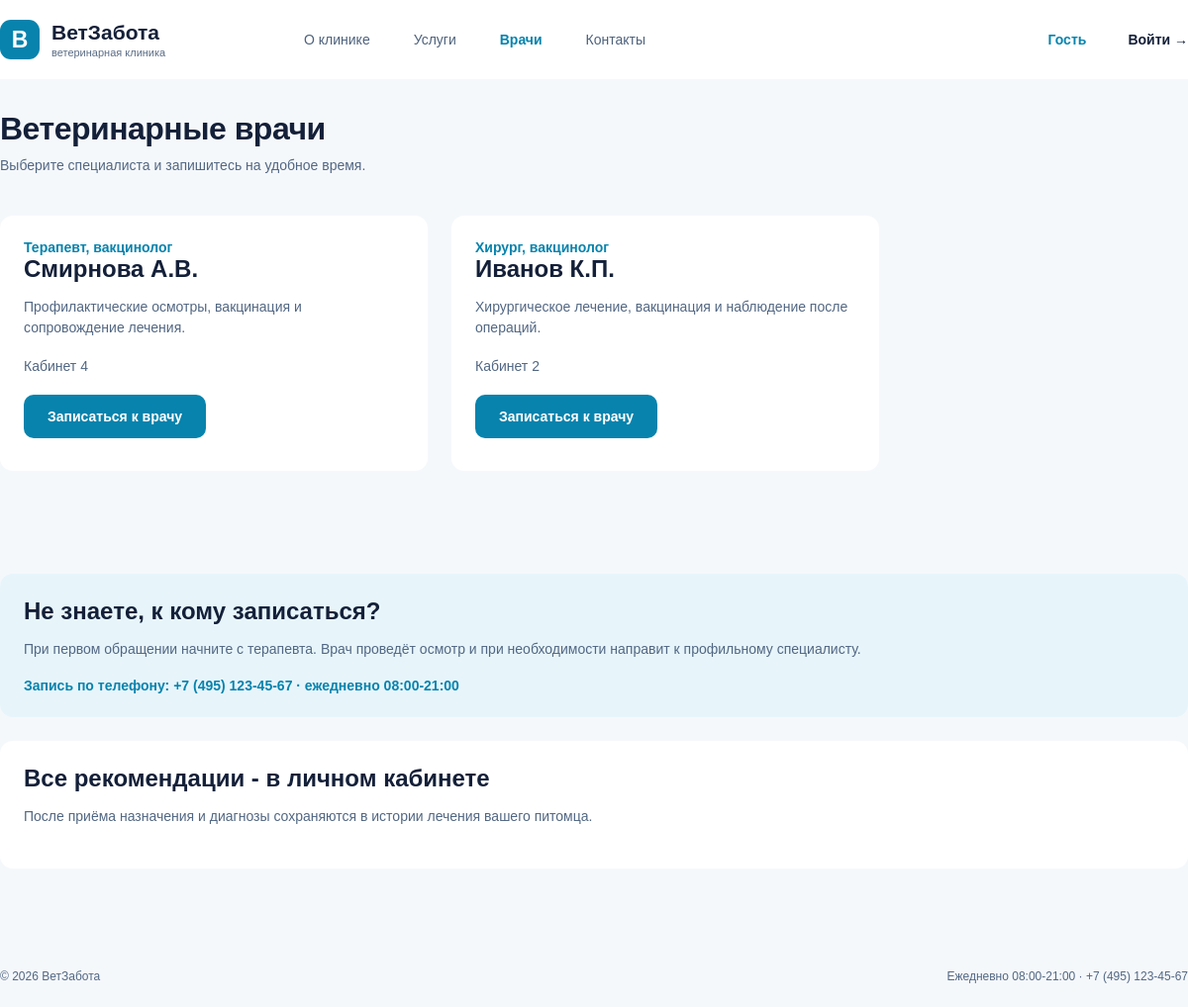
The app's page /doctors/ with its own data.
### vetclinic/models.py (models this page shows, shortened)
class Doctor(models.Model):
    user = models.OneToOneField(User, on_delete=models.CASCADE, null=True, blank=True)
    name = models.CharField(max_length=100)
    specialty = models.CharField(max_length=100)
    room = models.CharField(max_length=20, default='4')

### vetclinic/views.py (the view)
# urls.py: path('doctors/', views.doctors, name='doctors'),
def doctors(request):
    context = base_context(request, 'doctors')
    context['doctors'] = Doctor.objects.all()
    return render(request, 'doctors.html', context)

### vetclinic/views.py (called while the page is built, shortened)
def user_role(user):
    if not user.is_authenticated:
        return 'guest'

def base_context(request, active=''):
    return {
        'role': user_role(request.user),
        'today': date.today(),
        'active': active,
    }

### vetclinic/templates/doctors.html
{% extends 'base.html' %}
{% block content %}
    <h1>Ветеринарные врачи</h1>
    <p class="subtitle">Выберите специалиста и запишитесь на удобное время.</p>
    <section class="cards2 doctor-list">
        {% for doctor in doctors %}
            <article class="card doctor-card">
                <strong class="blue">{{ doctor.specialty|capfirst }}</strong>
                <h2>{{ doctor.name }}</h2>
                <p>{% if 'хирург' in doctor.specialty|lower %}Хирургическое лечение, вакцинация и наблюдение после операций.{% else %}Профилактические осмотры, вакцинация и сопровождение лечения.{% endif %}</p>
                <p>Кабинет {{ doctor.room }}</p>
                <a class="btn full" href="{% url 'book' %}">Записаться к врачу</a>
            </article>
        {% endfor %}
    </section>
    <section class="card info doctor-help">
        <h2>Не знаете, к кому записаться?</h2>
        <p>При первом обращении начните с терапевта. Врач проведёт осмотр и при необходимости направит к профильному специалисту.</p>
        <strong class="blue">Запись по телефону: +7 (495) 123-45-67 · ежедневно 08:00-21:00</strong>
    </section>
    <section class="card">
        <h2>Все рекомендации - в личном кабинете</h2>
        <p>После приёма назначения и диагнозы сохраняются в истории лечения вашего питомца.</p>
    </section>
{% endblock %}

### vetclinic/static/style.css (style rules this page uses)
* { box-sizing: border-box }
body { margin: 0; background: #f5f8fb; color: #142039; font: 14px Arial, sans-serif }
h1 { font-size: 32px; margin: 0 0 8px; letter-spacing: -.5px }
h2 { font-size: 24px; margin: 0 0 14px }
p { color: #526783; line-height: 21px; margin: 8px 0 18px }
.subtitle { margin-bottom: 40px }
.blue { color: #0783ad }
.btn { display: inline-flex; align-items: center; justify-content: center; background: #0783ad; color: #fff; border: 0; border-radius: 10px; padding: 13px 24px; text-decoration: none; font-weight: bold; cursor: pointer; min-height: 44px }
.btn.full { width: auto }
.card { background: #fff; border-radius: 13px; padding: 24px; margin-bottom: 24px }
.info { background: #e7f5fb }
.cards3, .cards2, .layout, .loginlayout, .stats { display: flex; flex-wrap: wrap; }
.cards3 > *, .cards2 > * { width: 432px; }
.full { width: 380px; align-self: stretch; }
.cards2 { display: grid; display: flex; gap: 24px; }
.doctor-help, .contact-bottom { margin-top: 80px; }
.doctor-card { min-height: 258px; }

### records on screen
Doctor: specialty "Терапевт, вакцинолог", name "Смирнова А.В.", shows "Профилактические осмотры, вакцинация и сопровождение лечения.", room "4"
Doctor: specialty "Хирург, вакцинолог", name "Иванов К.П.", shows "Хирургическое лечение, вакцинация и наблюдение после операций.", room "2"
